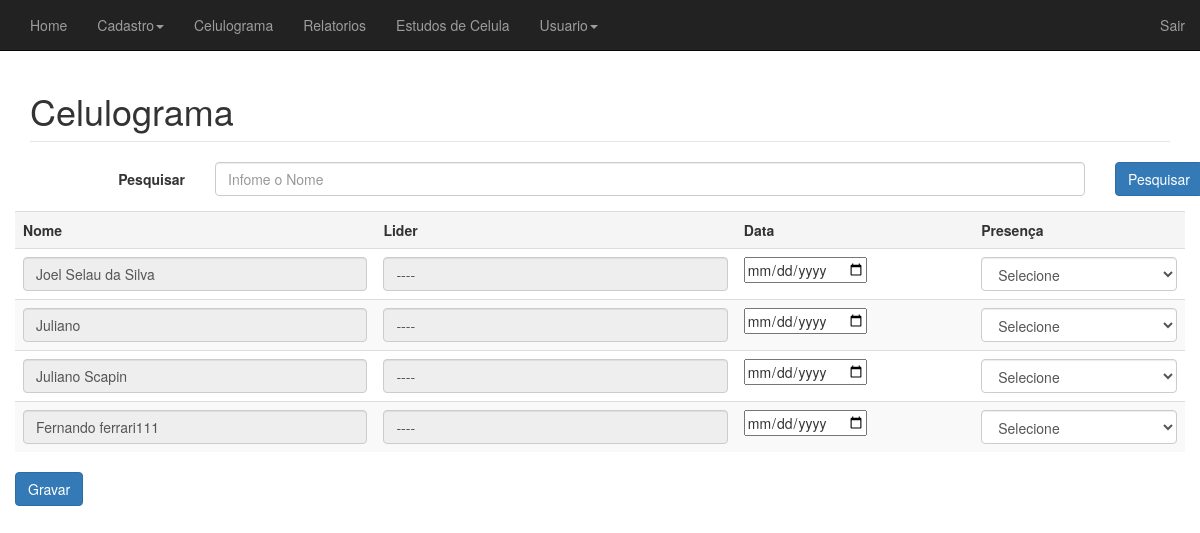
Page /_doze__old/lista_presenca.php (signed in) on the committed database.
### tables this page shows
CREATE TABLE `cadmembro` (
  `nome` varchar(250) NOT NULL,
  `rg` varchar(50) NOT NULL,
  `cpf` varchar(50) NOT NULL,
  `data` date NOT NULL,
  `endereco` varchar(20) NOT NULL,
  `numero` int(11) NOT NULL,
  `complemento` varchar(250) NOT NULL,
  `bairro` varchar(100) NOT NULL,
  `cep` varchar(50) NOT NULL,
  `telefone` varchar(50) NOT NULL,
  `celular` varchar(20) NOT NULL,
  `estadocivil` varchar(20) NOT NULL,
  `naturalidade` varchar(100) NOT NULL,
  `grauinstrucao` varchar(100) NOT NULL,
  `profissao` varchar(100) NOT NULL,
  `email` varchar(100) NOT NULL,
  `idmacro` int(20) NOT NULL,
  `grupo` varchar(50) NOT NULL,
  `status` varchar(50) NOT NULL,
  `idmembro` int(11) NOT NULL,
  `lider` int(11) DEFAULT NULL
);

### _doze__old/lista_presenca.php (the view, shortened to what this page needs)
<?php
$termo = (isset($_GET['termo'])) ? $_GET['termo'] : '';
if (empty($termo)):
	$conexao = conexao::getInstance();
	$sql = 'SELECT cadmembroLider.nome as nomelider, cadmembro.idmembro, cadmembro.nome, cadmembro.lider FROM cadmembro left join cadmembro cadmembroLider on cadmembroLider.idmembro = cadmembro.lider';
	$stm = $conexao->prepare($sql);
	$stm->execute();
	$presencas = $stm->fetchAll(PDO::FETCH_OBJ);
endif;
?>
<!DOCTYPE html>
<html>
<head>
	<link href="../css/bootstrap.css" rel="stylesheet">
    <link href="../css/sistema.css" rel="stylesheet">
</head>
<body>
	<?php require_once('../templates/header.php') ?>
	<div class='container'>
		<fieldset>
			<legend><h1>Celulograma</h1></legend>
			<div class="row">
				<form action="" method="get" id='form-contato-listagem' class="form-horizontal">
					<div class="form-group">
						<label for="inputEmail3" class="col-sm-2 control-label">Pesquisar</label>
						<div class="col-sm-9">
							<input type="text" class="form-control" id="termo" name="termo" value="<?=$termo?>" placeholder="Infome o Nome">
						</div>
						<div class="col-sm-1">
							<button type="submit" class="btn btn-primary">Pesquisar</button>
						</div>
					</div>
				</form>
			</div>
			<div class="row">
				<form action="action_presenca.php" method="post" id='form-contato' enctype='multipart/form-data'>
					<?php if(!empty($presencas)):?>
						<table class="table table-striped" id="tabela-discipulos">
							<tr class='active'>
								<th>Nome</th>
								<th>Lider</th>
								<th>Data</th>
								<th>Presença</th>
							</tr>
							<?php foreach($presencas as $key => $presenca):?>
								<tr>
									<td>
										<input type="Text" disabled='true' class="form-control" id="nome"  name="nome" value="<?=$presenca->nome?>">
									</td>
									<td>
										<input type="Text" disabled='true' class="form-control" value="<?=empty($presenca->nomelider)? '----' : $presenca->nomelider?>">
									</td>
									<td>
										<input type="date" name="data">
									</td>
									<td>
										<select class="form-control" name="presenca" id="presenca">
											<option value="">Selecione</option>
										</select>
									</td>
								</tr>
							<?php endforeach;?>
						</table>
					<?php else: ?>
						<h3 class="text-center text-primary">Não existem Presença!</h3>
					<?php endif; ?>
					<button type="submit" class="btn btn-primary" id='botao'>
						Gravar
					</button>
				</form>
		</fieldset>
	</div>
</body>
</html>

### rows in the picture
cadmembro: nome "Joel Selau da Silva"
cadmembro: nome "Juliano"
cadmembro: nome "Juliano Scapin"
cadmembro: nome "Fernando ferrari111"
